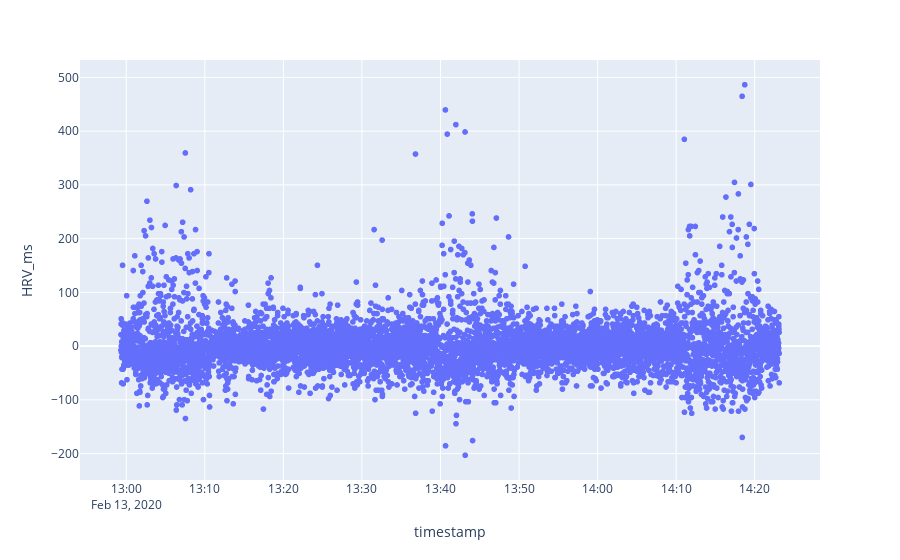

Notebook code for this chart:
### Code cell
# most of these outliers were checked and seemed valid :)
df_rr = pd.read_parquet(
    list(Path(DATA_PATH + f"/{EDA_PATH}/23").rglob('rr*.parquet'))[0])
import plotly.express as px
px.scatter(df_rr, x='timestamp', y='HRV_ms')

### Figure 1 — Plotly figure (JSON) as saved in the notebook; plotly's stock layout.template omitted (floating-point values rounded to 4 significant figures; data arrays with more than 128 entries replaced by an {"elided": "..."} marker saying what was removed)
{"data": [{"hovertemplate": "timestamp=%{x}<br>HRV_ms=%{y}<extra></extra>", "legendgroup": "", "marker": {"color": "#636efa", "symbol": "circle"}, "mode": "markers", "name": "", "showlegend": false, "type": "scattergl", "x": {"elided": "7063 str values"}, "xaxis": "x", "y": {"elided": "7063 float values"}, "yaxis": "y"}], "layout": {"autosize": true, "legend": {"tracegroupgap": 0}, "margin": {"t": 60}, "xaxis": {"anchor": "y", "autorange": true, "domain": [0, 1], "range": ["2020-02-13 12:54:26.306", "2020-02-13 14:27:59.0319"], "title": {"text": "timestamp"}, "type": "date"}, "yaxis": {"anchor": "x", "autorange": true, "domain": [0, 1], "range": [-256.5, 539.7], "title": {"text": "HRV_ms"}, "type": "linear"}}}
